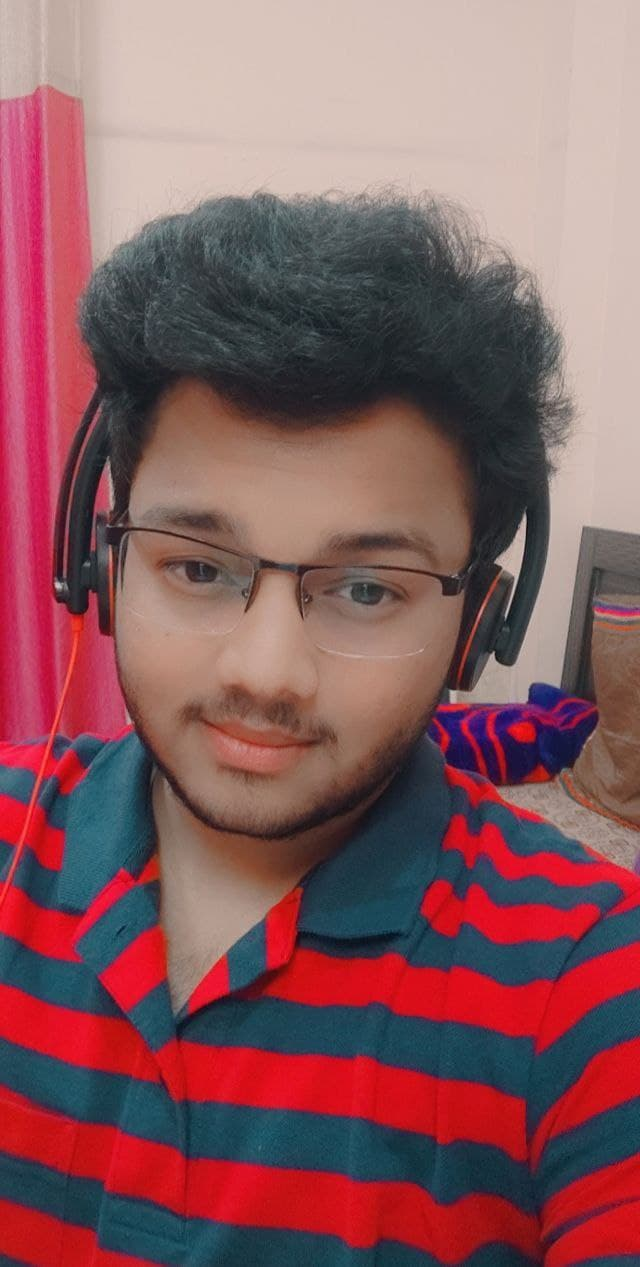
#> input picture Tirth.jpg, 640 x 1267 px
$ jupyter execute Face.ipynb
#> lines starting #> are read from the running program, lines starting #| are printed output that depends on the picture
[cell 1]
from PIL import Image
import numpy as np
import matplotlib.pyplot as plt
import cv2

[cell 2]
frame = Image.open("Tirth.jpg")
#> frame is the input picture: PIL image 640x1267 RGB; mean R, G, B 136.7, 90.6, 94.9
bgr = cv2.imread("Tirth.jpg")

[cell 3]
plt.imshow(bgr)

[cell 4]
rgb = cv2.cvtColor(bgr, cv2.COLOR_BGR2RGB)

[cell 5]
plt.imshow(rgb)

[cell 6]
classifier = cv2.CascadeClassifier("haarcascade_frontalface_default.xml")

[cell 7]
faces = classifier.detectMultiScale(rgb)
#> faces = [[49, 407, 448, 448]]

[cell 8]
face = faces[0]
#> face = [49, 407, 448, 448]

[cell 9]
x,y,w,h = face
#> x = 49; y = 407; w = 448; h = 448

[cell 10]
FACE = rgb[y:y+h,x:x+w]
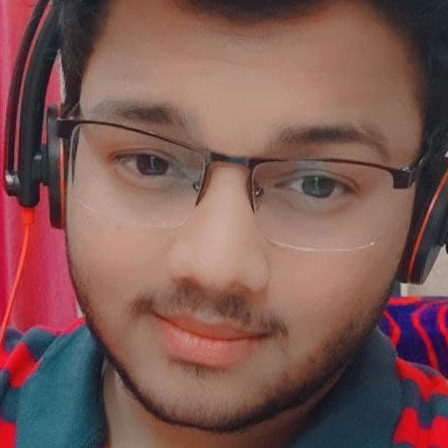
#> FACE: shape (448, 448, 3); mean R, G, B 125.4, 87.9, 83.6

[cell 11]
plt.imshow(FACE)

[cell 12]
outline = cv2.rectangle(rgb,(x,y),(x+w,y+h),(0,0,255),6)
